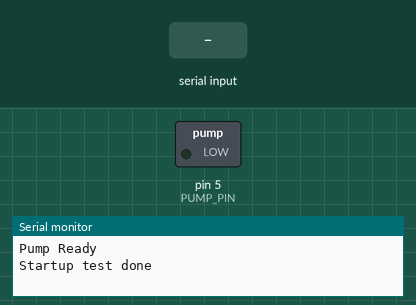
Simulated run of this sketch. Board: Arduino Uno, built with avr-gcc and run on an emulated ATmega328P. Shown: switched loads named in the sketch (green lamp = pin HIGH), the last lines printed to the serial monitor. Inputs (shaded band) come from the test bench.

Above: at 3.2 s.
3.3 s: "1" received over Serial
At 4.5 s:
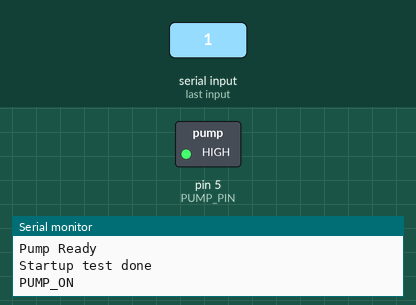
4.8 s: "0" received over Serial
At 5.7 s:
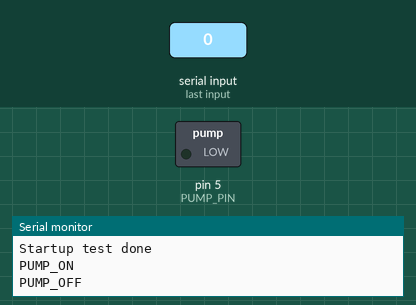
Timing chart, 0 to 7.8 s (numbered marks = the images above; inputs shaded):
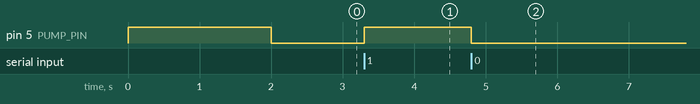

Measured:
- after the input at 3.3 s, pin 5 (PUMP_PIN): LOW → HIGH at once
- after the input at 4.8 s, pin 5 (PUMP_PIN): HIGH → LOW at once

The sketch:

arduino_pump_serial.ino
```cpp
// Arduino Pump Control via Serial
#define PUMP_PIN 5

void setup() {
  Serial.begin(9600);
  pinMode(PUMP_PIN, OUTPUT);
  digitalWrite(PUMP_PIN, LOW);
  Serial.println("Pump Ready");

  // Test on startup
  digitalWrite(PUMP_PIN, HIGH);
  delay(2000);
  digitalWrite(PUMP_PIN, LOW);
  Serial.println("Startup test done");
}

void loop() {
  if (Serial.available() > 0) {
    char cmd = Serial.read();

    if (cmd == '1') {
      digitalWrite(PUMP_PIN, HIGH);
      Serial.println("PUMP_ON");
    }
    else if (cmd == '0') {
      digitalWrite(PUMP_PIN, LOW);
      Serial.println("PUMP_OFF");
    }
  }
}
```
